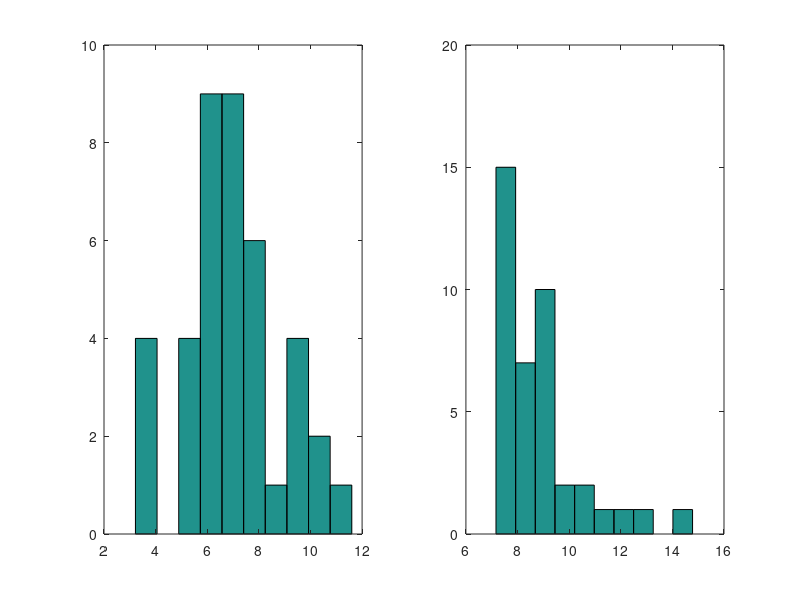
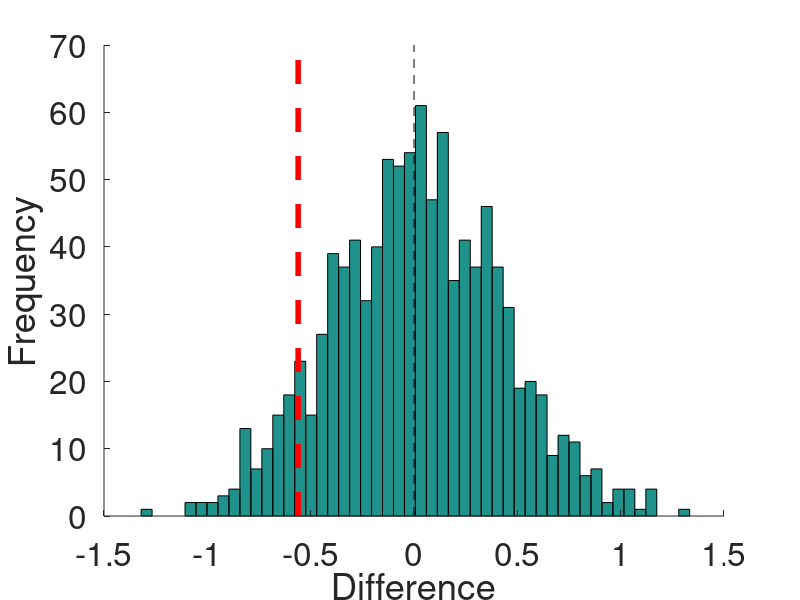

The MATLAB source for these figures, in order: (Note: this script raises an error after producing the figures.)
%==========================================================================
% MATLAB Mini-Course Part 10: Non-parametric statistics
%==========================================================================
% written by ee (eester@unr.edu), Spring 2022. Uses several unpublished 
% examples developed by john serences (jserences@ucsd.edu)

%--------------------------------------------------------------------------
% Overview
%--------------------------------------------------------------------------

% Our lab typically uses non-parametric statistics (e.g., bootstrap,
% jackknife, and randomization tests) rather than traditional inferential
% statistics you probably learned about in your stats courses (e.g.,
% t-tests, ANOVA)

% Recall that many "classic" inferential statistics like t-tests rely on
% various assumptions like normality (i.e., your data are normally or at
% least approximately normally distributed) and equality of variance across
% conditions. 

% These assumptions are difficult if not impossible to verify in many data
% sets, and the same assumptions are flat-out wrong when dealing with many
% types of neural data (or second-order measurements like inter-trial phase
% clustering). Non-parametric statistics are equivalent ways of evaluating 
% statistical significance that dispatch with many of the assumptions 
% required by inferential statistics. 

% This is easiest to explain with some examples, so let's try one:

% Suppose we've got an experiment where we measure EEG responses evoked
% by a salient stimulus when it's attended (condition #1) vs. unattended
% (condition #2). We want to know whether attending to the stimulus is
% associated with significantly larger brain responses. 

% First let's simulate some data. Suppose we're measuring the amplitude of
% an EEG response (in microvolts) that's uniformly distributed at the
% population level. Further, suppose that there is a real effect of
% attention on this EEG response such that it's modestly larger during the
% attended vs. unattended condition. 

    % generate some summary statistics
    m1 = 7.1;               % mean response in attended condition (in microvolts, though units are unimportant for this demo)
    m2 = 5.8;               % mean response in unattended condition
    noise = 2;              % magnitude of IID noise (independent & identically distributed noise)
    n = 40;                 % number of subjects.
    
    % using the summary statistics, synthesize some data:
    c1 = m1+randn(n,1)*noise;           % synthesize n subjects to have a mean of m1 with variablity = noise.
    c2 = m2+randn(n,1)*noise;           % do the same for the unattended condition. 
    
    % compute the difference between the two conditions:
    realDiff = c1-c2;
    
    % t-test to see whether "realDiff" is greater than 0. Note that this test
    % depends on an assumption of normality. 
    [~,p,~,stat] = ttest(realDiff,0);               % t-test against 0. see help ttest
    
    % Using a t-test here is OK 'cause I sampled data from a normal
    % distribution. But what if I used a different distribution for one
    % condition?
    
    c1 = m1+randn(n,1)*noise;                       % normal distribution
    c2 = m1+exprnd(1,n,1)*noise;                    % exponential distribution
    
    % let's plot the distribution of data across conditions:
    figure(1),clf
    subplot(1,2,1)
    hist(c1);
    subplot(1,2,2)
    hist(c2);

    % Here, c2 is created by sampling from an exponential distribution. 
    % We could compare c1 and c2 with a t-test, but doing so would violate
    % the assumption of normality and return a biased test statistic. How
    % big or bad of a bias? Since we know "ground truth" (i.e., the
    % functions that were used to generate these data) we could figure this
    % out if we wanted. But in practice you almost *never* know what
    % function(s) generated your observed data, so any attempt to estimate
    % or correct for this bias are bankrupt. 

    % Not good! What can we do?

%==========================================================================
% Non-parametric tests & The Central Limit Theorem
%==========================================================================

% Non-parametric tests come in many flavors, but they all rely on the
% central limit theorem. Recall from your stats classes that the central
% limit theorem says (in part) that if we draw repeated subsamples from a
% sample of data, compute an average for each sample, and then plot the
% distribution of samples the result will be normally distributed (no
% matter what the distribution of the original data looks like. 

% Here: I'll prove it to you!

    y = exprnd(10,[1,1000]);                        % 1000 plucks from an exponential distribution with mean 10
    
    % plot a histogram of the values in y.
    figure(2),clf
    subplot(2,1,1)
    hist(y);

    % start grabbing samples of 100 values from the exponential distribution.
    % compute the mean for each sample, and save the output for plotting:

    nIter = 1000;                                   % # of permutations you want to run
    for ii = 1:nIter
        rndInd = randi(length(y),1,length(y));      % grab 100 values from y, with replacement
        my(ii) = mean(y(rndInd));
    end
    
    % plot the distribution of my
    subplot(2,1,2)
    hist(my);

    % Pretty cool, huh? Note that this trick works for data that's distributed
    % in any format - uniform, exponential, logarithmic, poisson, etc.

    % Using the central limit theorem, we can compute p-values for significance
    % using the statistics of the data we've already collected. 

%==========================================================================
% Randomization Tests
%==========================================================================

% In a randomization test, we simulate a distribution of empirical
% differences we might reasoably expect if there's no difference between
% the two experimental conditions, i.e., the null hypothesis. 

% To do this, we'll break dependencies between the data values we recorded
% and the conditions they came from:

    % copying this from above:
    m1 = 7.1;               % mean response in attended condition (in microvolts, though units are unimportant for this demo)
    m2 = 5.8;               % mean response in unattended condition
    noise = 2;              % magnitude of IID noise (independent & identically distributed noise)
    n = 40;                 % number of subjects.
    
    % using the summary statistics, synthesize some data:
    c1 = m1+randn(n,1)*noise;              % synthesize n subjects to have a mean of m1 with variablity = noise.
    c2 = m2+exprnd(1,n,1)*noise;           % do the same for the unattended condition. 
    
    % calculate the difference between the two condition means:
    realDiff = mean(c1-c2);
    
    % regular t-test (biased!)
    [~,p,~,stat] = ttest(c1,c2);
    
    % Randomization test:
    
    nIter = 1000;                                          % # of shuffles you want to run. Should be at least 1000. 
    nullDiff = nan(1,nIter);
    for ii = 1:nIter                                       % loop over permutations
        rndInd = sign(rand(n,1)-.5);                       % cheap way of making a vector of -1 and 1; akin to flipping a coin 
        nullDiff(ii) = mean((c1-c2).*rndInd);              % multiply each pair of observations by the vector we just created.    
    end
    
    % Question: What should the mean of the "nullDiff" variable be
    % (approximately)? Why?
    
    % check out the distribution of null differences:
    figure(3),clf
    hist(nullDiff,50),hold on
    set(gca,'FontSize',24,'box','off');
    ylabel('Frequency')
    xlabel('Difference')
    plot([0,0],get(gca,'YLim'),'k--');
    
    % this is the distribution of responses we'd expect under the null
    % hypothesis, i.e., if the true state of the world is such that the
    % condition means for c1 and c2 are identical!
    
    % let's update figure 3 with a line showing the actual, experimentally
    % observed difference between the two conditions:
    plot([mean(c1-c2),mean(c1-c2)],get(gca,'YLim'),'r--','LineWidth',4)
    
    % figure out where our empricial difference is relative to the null
    % distribution. In this case, count the number of observations in nullDiff
    % that are greater than or equal to the emprical difference we observed.
    % This is akin to estimating a percentile value, and is referred to as an
    % empirically estimated p-value ('cause we're using empirical data to
    % obtain it)
    pval = length(find(nullDiff<=mean(realDiff)))./numel(nullDiff);
    
    % compare to t from the standard parametric test - should be similar
    fprintf('Standard p val: %5.6f, Randomization p val: %5.6f\n', p, pval)
    
    % another method to compute significance: calculate the 95th (or 97.5th) 
    % percentile of the null distribution and determine whether our empirical 
    % difference is greater than this value:
    sigCut = prctile(nullDiff,95);
    if mean(realDiff)>sigCut
        disp('The empirical difference between conditions is > than the 95th percentile of the null distribution, so reject null!')
    else
        disp('The empirical difference between conditions is <= than the 95th percentile of the null distribution, so fail to reject null!')
    end

%==========================================================================
% bootstrapping
%==========================================================================

% bootstrapping (a.k.a. permutation testing) is similar to randomization.
% However, instead of simulating a null distribution we use resampling to
% simulate a population mean from our (much smaller) sample. Let's stick 
% with the same example used above. Again, the goal is to figure out 
% whether attention enhances the amplitude (in microvolts) of an EEG 
% component measured from the scalp. 

    nIter = 1000;                               % # of resampling passes you want to run. Should be at least 1000. 
    bootC1 = nan(1,nIter);
    bootC2 = nan(1,nIter);  
    for ii = 1:nIter
        rndInd = randi(length(c1),1,length(c1));        % random sample of 1:20 participants in each group, WITH REPLACEMENT
        bootC1(ii) = mean(c1(rndInd));                  % average of random sample for attended condition
        bootC2(ii) = mean(c2(rndInd));                  % average of random sample for unattended condition
    end
    
    % now we've got two distributions of sample means - one from the attended
    % condition and another from the unattended condition. Let's take a look at
    % them:
    figure(2),clf
    histogram(bootC1),hold on
    histogram(bootC2)
    set(gca,'FontSize',24,'box','off');
    xlabel('Sample Mean')
    ylabel('Frequency')
    legend('Attended','Unattended')

    % what we're really interested in here is the overlap between the two
    % distributions. If there's virtually no overlap, then it suggests that the
    % samples we collected come from different populations. On the other hand,
    % if there's substantial overlap, then it suggests that the two samples
    % come from the same underlying population. 

    % we can quantify the amount of overlap between the two distributions by
    % computing an empirical p-value. That is, we simply count the number of
    % times we observe a result that's opposite what we'd expect (i.e.,
    % unattended > attended vs. attended > unattended) and normalize by the
    % total number of observations:
    pval = length(find(bootC1-bootC2<0))./numel(bootC1);                % how often was C2 > C1 (or equivalently, C1 < C2, where C1-C2 would return a negative number.
    fprintf('Empirical p val: %5.6f\n', pval)

%--------------------------------------------------------------------------
% bootstrapping and confidence intervals
%--------------------------------------------------------------------------

% Imagine you do a typical experiment in your lab. You run a subject 
% (human/rodent/whatever) through your memory/perception test 
% and you get a 100 numbers, one number that indexes the magnitude of your 
% dependent variable on each trial (RTs/Accuracy/EEG amplitude/spike rate/GSR/etc). 
% Now, you compute your mean over your 100 samples and get 10 (spikes/%cor/etc). 
% Now you might reasonably wonder: this subject produced a mean score of 
% 10 on my test, but what if I were to run her again? Would I get the same 
% number?  What if she participated 1,000 times on the test? Would I get 10
% every time? 

% So the problem is that you're in a situation where you want to know the 
% reliability of a number (i.e. the central tendency of 10), but you only 
% get to make your measurements 1 time (or a limited number of times). 
% There are several ways that you can estimate the number's reliability, 
% but one of the best is to do a bootstrapping analysis, which estimates 
% the variance of your condition mean by resampling the 100 trials you 
% obtained with replacement to see how stable the central tendency is.

% After boot strapping you end up with a confidence interval (CI) on data 
% from this subject - idea is that we can estimate how certain we are of a 
% mean that we observe from this subject - and we can do that either by 
% repeatedly re-sampling from the observed data with replacement, or by 
% re-running the subject N times

    clear all;
    close all;
    
    % in this experiment, condition 1 will be a 'signal' or target present trial,
    % and condition 2 will be a 'noise' or target absent trial 
    
    % means and sigs *of the population*
    m1 = 200;    % mean response or measurements from condition 1 (could be behavior, neural responses, whatever)
    m2 = 250;    % from condition 2
    sig1 = 60;   % variance around means for cond 1 and cond 2
    sig2 = 50;   % assume equal variance for now
    
    % trials and criterion
    nTrls = 50;        % number of trials
    
    % generate sample data for this subject
    s1 = normrnd(m1, sig1, [nTrls, 1]); %good way of generaing from a distibution (whole family of nomrand like things
    s2 = normrnd(m2, sig2, [nTrls, 1]);
    
    % then concatenate these 'samples' as if we gathered the data from a subject
    % over nTrls 
    s = [s1, s2];
    
    % mean - how confident are we in this estimate? if we were to bring this
    % person back into the lab 1,000 times, how often would we observe a
    % similar value? two ways to find out...re-run the subject 1,000 times, or
    % resample the data from the single session. lets do the former first.
    mean(s)
    
    % lets take the original data samples (s) and trial labels (tlabs) and
    % resample with replacement
    nBoots = 1000;
    mean_boot = nan(nBoots,2);
    for i=1:nBoots
       ind = randi(nTrls, [1, nTrls]);          % vector of trial labels, with replacement (duplicates are possible)
       %numel(unique(ind))
       
       ns = s(ind,:);                           % resample 's' and 'tlab' USE SAME RESAMPLE VECTOR FOR BOTH!!!!
       mean_boot(i,:) = mean(ns);
    
    end
    
    % compute mean, CI
    close all
    ci = 95;
    figure(1), hold on
    plot(mean(mean_boot), 'ko-', 'LineWidth', 3)
    set(gca, 'FontSize', 24)
    set(gca, 'XLim', [0 3])
    plot([1 1], prctile(mean_boot(:,1), [(100-ci)/2 100-((100-ci)/2)]), 'k', 'LineWidth', 3)
    plot([2 2], prctile(mean_boot(:,2), [(100-ci)/2 100-((100-ci)/2)]), 'k', 'LineWidth', 3)

%==========================================================================
% Multiple Comparisions
%==========================================================================

% Bootstrapping & Randomization tests are designed to compare two condition
% means. But what if you've got a more complicated experiment with > 2
% experimental conditions?

% Recall from your undergrad stats that with complicated designs you can't
% just run a bunch of t-tests in lieu of running an ANOVA or regression
% model. Why? Every statistical test you run has a probability of error
% (Type 1/False Positive or Type II/False Negative), and these error rates
% are additive across tests. So, if you run 10 t-tests at alpha = 0.05,
% there is a 10*.05 = .50 chance that at least one of your tests will
% return a false positive. Not good!

% There are several ways to deal with this. For example, you probably
% learned about the Bonferroni correction in your undergrad stats class. 
% This correction minimizes the type I error of multiple tests by dividing
% (normalizing) the significance criterion by the number of tests to be 
% performed:

    alpha = 0.05;                               % significance cutoff; pretty standard
    nTests = 10;                                % # of tests you want to run
    bSig = alpha./nTests;                       % bonferonni-corrected significance cutoff

% this works ok if you're running a limited number of tests. But what if
% you want to compare (for example) responses across all possible pairs of
% scalp electrodes to examine the spatial distribution of some EEG effect
% across the scalp. If you've got 64 electrodes, then the number of unique
% combinations of electrodes you can compare is 64^2 = 4096 pairs, and with
% an alpha level of 0.05 the p-value you'd need to reach significance is
% 0.05/1024 = 0.000012 - a pretty high bar to clear!

% The Bonferroni correction is (rightly) called "conservative" because it
% seeks to minimize the likelihood of ever obtaining a type I error, i.e.,
% a significant result that isn't really "real". But, there are alternative
% approaches you can use that are more "liberal" in their criterion.

% One approach we use a lot in the lab involves computing a value called
% the false-discovery rate (FDR). Wikipedia sums it up nicely:

% "FDR-controlling procedures are designed to control the FDR, which is the
% expected proportion of "discoveries" (i.e., rejected null hypotheses)
% that are false (i.e., type I errors). Equivalently, the FDR is the
% expected ratio of the number of false discoveries to the total number of
% discoveries. FDR-controlling procedures provide less stringent control of
% type I errors compaired to familywise error rate-correcting procedures
% such as the Bonferroni correction, which control the probability of at
% least one Type I error. Thus, FDR-controlling procedures have greater
% statistical power, at the cosst of increased numbers of type I errors."

% In our lab, we use the FDR to apply a correction to empirically estimated
% p-values returned by a bootstrap or randomization test. We use the
% approach described by Benjamini & Hochberg (1995), or BH for short. A
% MATLAB function called "fdr_bh.m" is included in the "HelperFunctions"
% folder that accompanies this tutorial. It takes as input a vector of
% p-values estimated from a bootstrap or randomization test and returns
% adjusted p-values. Check out the help documentation for the function
% syntax and optional inputs/outputs.
